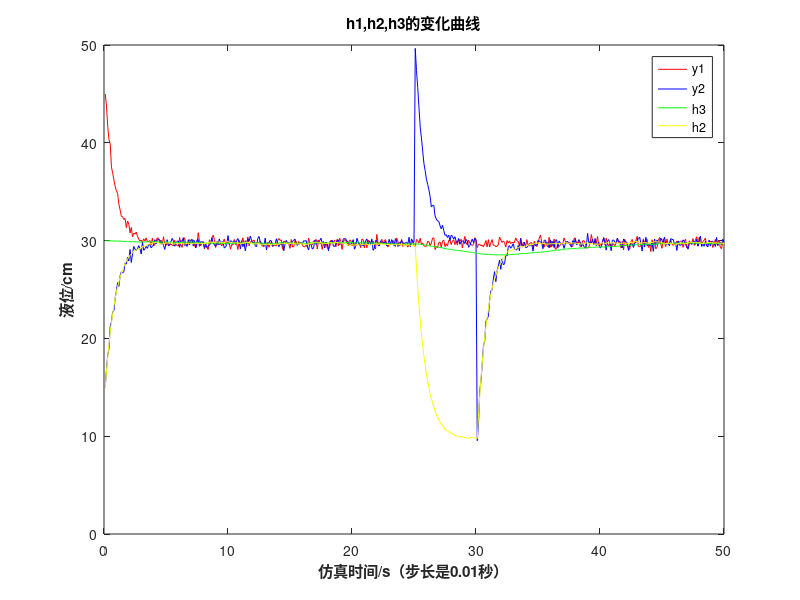

Here is the MATLAB script that generated this plot:
clc
clear all
format long       % set Output format

% set initial value of three tank system 
As=154; Sn=0.5; g=980; az1=0.46; az2=0.6; az3=0.45;
F=1; % sensor fault
s1=30; % set 
s2=30;
a11=-0.01;
a22=-0.01;
v1=1.13;v2=1.13;
delt_T=0.1; %线性化时的系统仿真步长
Q1=37; Q2=28; %系统线性化的工作
Q=[Q1 Q2]';  %正常工作点
Q1u=[];%CONTROL
Q2u=[];
Q20=[];%out
%h0 = [ 50.934981871911020, 23.943763956328834,  37.734616288703009 ]';%45,15,30
h0=[45,15,30]';%[23.255161689811242,   21.751272055926734,  22.290738301923536]';
h(:,1)=h0;
y(:,1) = h(1:2,1);
t(1,1)=delt_T;
Qf=zeros(3,1);
w1 = 0.01; w2 = 0.01; w3 = 0.01;
v = 0.1;

%%% initial conditions of the IPF
%%%%%%%%%%%%%%%%%%%%%%

N_max=500; %%定义系统的仿真次数
for n=2:N_max
    t(1,n)=n*delt_T;
    %%%%%% system 
    %%%%%% additional fault
    fault_sensor = 0.0;
    zerofault=1;%faultfree=1,fault=0
   if F>0
    if F==1
    if n>(N_max/2)
       fault_sensor = 20.0;
    end
    if n>(3*N_max/5)
       fault_sensor =0;
    end
    end
    if F==2
    if n>(N_max/2)
       fault_sensor = (n-(N_max/2))*0.3;
    end
    if n>(3*N_max/5)
       fault_sensor =0;
    end
    end
    if F==3
    if n>(N_max/2)
       zerofault=0;
    end
    if n>(3*N_max/5)
       zerofault=1;
    end
    end
   end
    %%%%%%%%%%%%%%%%%%%%%%%%
    Q13=az1*Sn*sign(h(1,n-1)-h(3,n-1))*sqrt(2*g*abs(h(1,n-1)-h(3,n-1)));
    Q32=az3*Sn*sign(h(3,n-1)-h(2,n-1))*sqrt(2*g*abs(h(3,n-1)-h(2,n-1)));
    Q20(n)=az2*Sn*sqrt(2*g*h(2,n-1));
    Q1u(n)=Q13+As*(a11*y(1,n-1)+v1*(s1-y(1,n-1)));%feedback control
    Q2u(n)=Q20(n)-Q32+As*(a22*y(2,n-1)+v2*(s2-y(2,n-1)));
    dh(1)=(-Q13+Q1u(n)-Qf(1))/As + randn*sqrt(w1);
    dh(2)=(Q32-Q20(n)+Q2u(n)-Qf(2))/As + randn*sqrt(w2);
    dh(3)=(Q13-Q32-Qf(3))/As + randn*sqrt(w3);
    K=dh';
    h(:,n)=h(:,n-1)+delt_T*K;
    y(:,n) = [h(1,n) +  sqrt(v)*randn; zerofault*(h(2,n) +  sqrt(v)*randn + fault_sensor)];
    

    
%%%%%  dynamical figure  %%%%%%%%%%%%
end
figure
plot(t(1,:),y(1,:),'r-',t(1,:),y(2,:),'b-', t(1,:),h(3,:),'g-',t(1,:),h(2,:),'y')
legend('y1','y2','h3','h2')
title('h1,h2,h3的变化曲线');
% legend('h1','h2','h3');
xlabel('仿真时间/s（步长是0.01秒）','FontWeight','bold');
ylabel('液位/cm','FontWeight','bold');

%save threetankfaultfree.mat h y Q1u Q2u Q20
save threetankfault1.mat h y Q1u Q2u Q20




